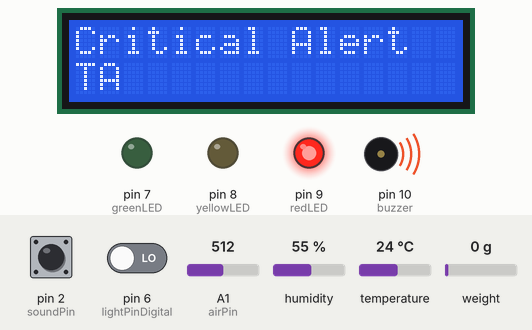
Simulated run of this sketch. Board: Arduino Uno, built with avr-gcc and run on an emulated ATmega328P. Parts: 16×2 character LCD, output pins drawn as LEDs (lit = HIGH), buzzer (waves = sounding, pin HIGH). The test bench sets the inputs (shaded band); at power-on: humidity 55 %, weight on the scale 0 g, A1 (airPin) = 512, temperature 24 °C, pin 2 (soundPin) HIGH, pin 6 (lightPinDigital) LOW.

Above: at 2.2 s.
2.3 s: humidity set to 41 %
4.9 s: humidity set to 38 %
At 6.9 s:
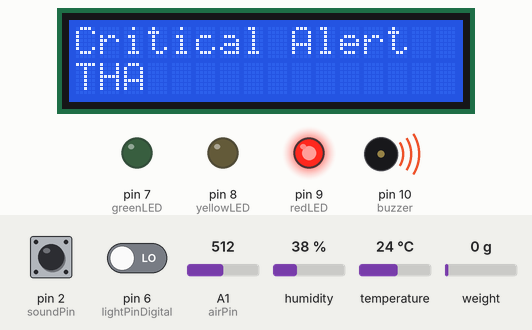
7.7 s: weight on the scale set to 1420 g
9.2 s: weight on the scale set to 1534 g
At 10.3 s:
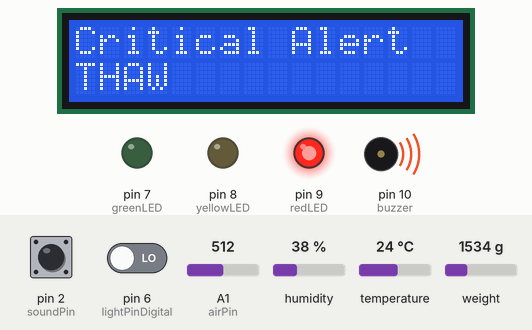
16.1 s: A1 (airPin) set to 716
At 17.2 s:
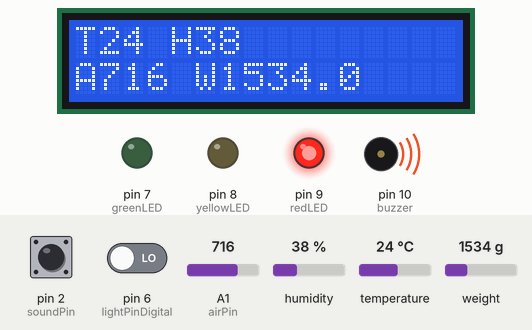
17.7 s: temperature set to 12 °C
At 19.7 s:
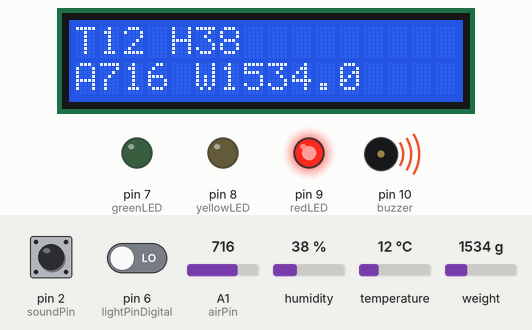
Timing chart, 0 to 21.2 s (numbered marks = the images above; inputs shaded):
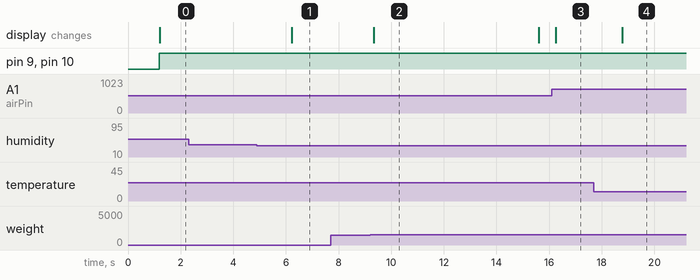

Measured:
- the behaviour switches between 40 and 39 % on humidity (found by bisection; images 0 and 1)
- the behaviour switches between 1500 and 1501 g on weight on the scale (found by bisection; images 1 and 2)
- after the input at 2.3 s, every drawn part: stays the same
- after the input at 4.9 s, the display: changes after 1.3 s (image 1)
- after the input at 7.7 s, every drawn part: stays the same
- after the input at 9.2 s, the display: changes after 0.14 s (image 2)
- after the input at 16.1 s, the display: changes after 0.15 s (image 3)
- after the input at 17.7 s, the display: changes after 1.1 s (image 4)
- what the display in image 2 shows lasts 6.3 s, from 9.3 s to 15.6 s

The sketch:

sketch_jul8a_copy_20260116222544.ino
```cpp
#include <Wire.h>
#include <LiquidCrystal_I2C.h>
#include "DHT.h"
#include "HX711.h"

LiquidCrystal_I2C lcd(0x27, 16, 2);
DHT dht(5, DHT11);
HX711 scale;

const int lightPinDigital = 6; // LM393 DO pin connected to D6
const int airPin = A1;
const int soundPin = 2;
const int greenLED = 7;
const int yellowLED = 8;
const int redLED = 9;
const int buzzer = 10;


bool criticalMode = false;
unsigned long lastToggleTime = 0;
bool showAlertScreen = true;

String criticalSensors = "";

void setup() {
  lcd.begin(16, 2);
  lcd.backlight();
  dht.begin();
  scale.begin(3, 4); // HX711 DT, SCK
  pinMode(soundPin, INPUT);
  pinMode(lightPinDigital, INPUT);
  pinMode(greenLED, OUTPUT);
  pinMode(yellowLED, OUTPUT);
  pinMode(redLED, OUTPUT);
  pinMode(buzzer, OUTPUT);
  digitalWrite(greenLED, LOW);
  digitalWrite(yellowLED, LOW);
  digitalWrite(redLED, LOW);
  digitalWrite(buzzer, LOW);
  scale.set_scale(197.23); // Optional: calibrate with known weight
  scale.tare();
}

void loop() {
  criticalSensors = "";
  bool warning = false;
  bool critical = false;

  // DHT11
  float temp = dht.readTemperature();
  float hum = dht.readHumidity();
  if (temp < 30 || temp > 38) {
    critical = true;
    criticalSensors += "T";
  } else if (temp < 32 || temp > 36) {
    warning = true;
  }

  if (hum < 40 || hum > 80) {
    critical = true;
    criticalSensors += "H";
  } else if (hum < 50 || hum > 70) {
    warning = true;
  }

  // Air Quality
  int airVal = analogRead(airPin);
  if (airVal > 450) {
    critical = true;
    criticalSensors += "A";
  } else if (airVal > 350) {
    warning = true;
  }

  // Weight
  float weight = scale.get_units();
  if (weight > 1500) {
    critical = true;
    criticalSensors += "W";
  } else if (weight > 1000) {
    warning = true;
  }

  // Sound
  if (digitalRead(soundPin) == LOW) {
    critical = true;
    criticalSensors += "S";
  }

  // Light

bool lightState = digitalRead(lightPinDigital); // HIGH = bright, LOW = dark

if (lightState == HIGH) { // It's dark
  if (criticalSensors.indexOf("L") == -1) {
    critical = true;
    criticalSensors += "L";
  }
} else {
  // Optional: remove "L" from criticalSensors if light returns
  criticalSensors.replace("L", "");
}
  // Alert Handling
  if (critical) {
    criticalMode = true;
    digitalWrite(redLED, HIGH);
    digitalWrite(buzzer, HIGH);
    digitalWrite(greenLED, LOW);
    digitalWrite(yellowLED, LOW);
  } else if (warning) {
    criticalMode = false;
    digitalWrite(yellowLED, HIGH);
    digitalWrite(greenLED, LOW);
    digitalWrite(redLED, LOW);
    digitalWrite(buzzer, LOW);
  } else {
    criticalMode = false;
    digitalWrite(greenLED, HIGH);
    digitalWrite(yellowLED, LOW);
    digitalWrite(redLED, LOW);
    digitalWrite(buzzer, LOW);
  }

  // LCD Display
  if (criticalMode) {
    if (millis() - lastToggleTime >= 15000) {
      showAlertScreen = !showAlertScreen;
      lastToggleTime = millis();
    }

    if (showAlertScreen) {
      lcd.clear();
      lcd.setCursor(0, 0);
      lcd.print("Critical Alert");
      lcd.setCursor(0, 1);
      lcd.print(criticalSensors);
    } else {
      lcd.clear();
      lcd.setCursor(0, 0);
      lcd.print("T");
      lcd.print((int)temp);
      lcd.print(" H");
      lcd.print((int)hum);
      lcd.setCursor(0, 1);
      lcd.print("A");
      lcd.print(airVal);
      lcd.print(" W");
      lcd.print(weight, 1);
    }
  } else {
    lcd.clear();
    lcd.setCursor(0, 0);
    lcd.print("T");
    lcd.print((int)temp);
    lcd.print(" H");
    lcd.print((int)hum);
    lcd.setCursor(0, 1);
    lcd.print("A");
    lcd.print(airVal);
    lcd.print(" W");
    lcd.print(weight, 1);
  }

  delay(500);
}
```
